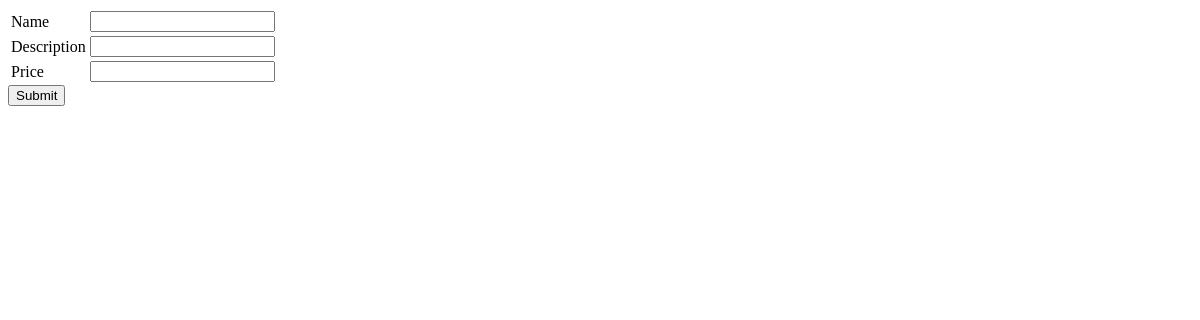
The page /restaurant_admin/ on the database as committed earlier.
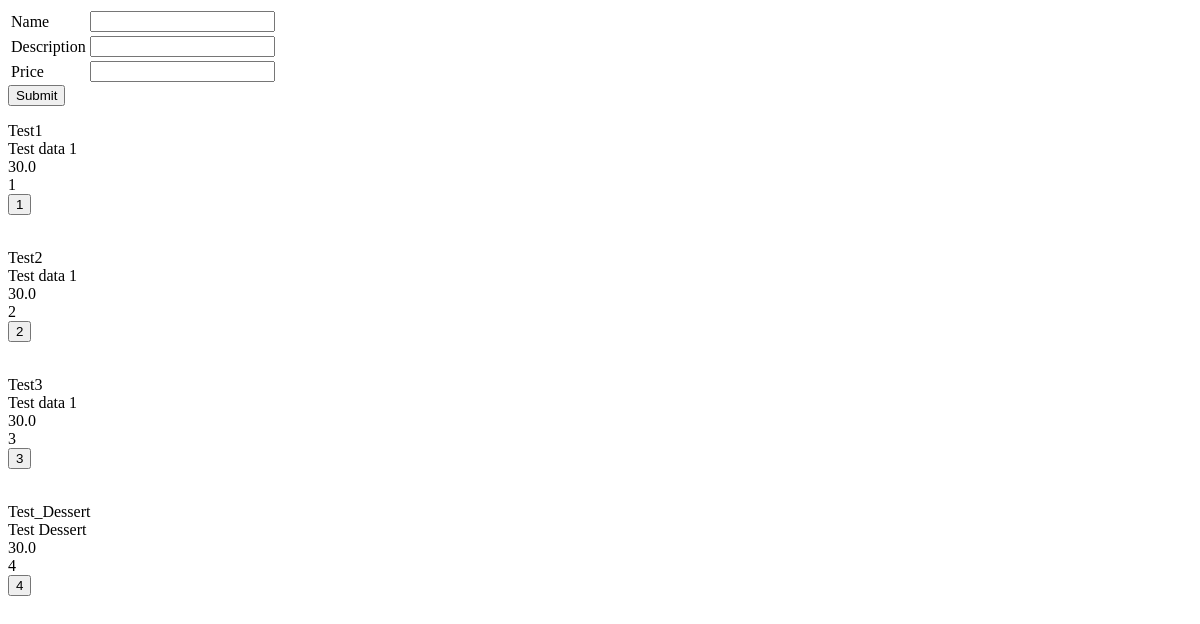
The same page on the database as committed later.
### mcewens/models.py (models this page shows)
class MenuItem(models.Model):
    name = models.CharField(max_length=50)
    CATEGORY_CHOICES = (
        ("Brunch", "Brunch"),
        ("Lunch", "Lunch"),
        ("Dinner", "Dinner"),
        ("Wine and Cocktails", "Wine and Cocktails"),
    )
    category = models.CharField(choices=CATEGORY_CHOICES, max_length=50)
    TYPE_CHOICES = (
        ("Appetizers", "Appetizers"),
        ("Soups/Salads", "Soups/Salads"),
        ("Entrees", "Entrees"),
        ("Desserts", "Desserts"),
        ("Wine", "Wine"),
        ("Cocktails", "Cocktails"),
    )
    item_type = models.CharField(choices=TYPE_CHOICES, max_length=50, default="")
    description = models.CharField(max_length=200, blank=True)
    price = models.FloatField()
    current = models.IntegerField(default=1)
    class Meta:
        unique_together = ("name", "category")

### mcewens/views.py (the view)
# urls.py: path("restaurant_admin/", restaurant_admin, name="restaurant_admin"),
def restaurant_admin(request):
    form = MenuItemForm()
    menuItems = MenuItem.objects.all()
    if request.method == "POST":
        form = MenuItemForm(request.POST)
        name = request.POST.get("name")
        description = request.POST.get("description")
        price = request.POST.get("price")
        create_menu_item(name, description, price)
    context = {"form": form, "menuItems": menuItems}
    return render(request, "restaurantadmin.html", context)

### mcewens/forms.py
class MenuItemForm(forms.ModelForm):
    class Meta:
        model = MenuItem
        fields = [
            "name",
            "price",
            "description",
            "category",
            "item_type",
        ]
        exclude = ["current"]

### mcewens/templates/restaurantadmin.html (shortened to what this page needs)
<div>
  <form method="POST" action="">
    <table>
      <tr>
        <td>{{form.name.label}}</td>
        <td>{{form.name}}</td>
      </tr>
      <tr>
        <td>{{form.description.label}}</td>
        <td>{{form.description}}</td>
      </tr>
      <tr>
        <td>{{form.price.label}}</td>
        <td>{{form.price}}</td>
      </tr>
    </table>
    <input type="submit" />
  </form>
</div>
{%for menuItem in menuItems%}
{{menuItem.name}}</br>
{{menuItem.description}}</br>
{{menuItem.price}}</br>
{{menuItem.id}}</br>
<form action = "" method = "POST">
  <input type="submit" name="delete" value={{menuItem.id}} />
</form>
{%endfor%}

Rows that differ between the two databases and show on the page:
added MenuItem: name "Test1", description "Test data 1", price "30.0", id "1", delete "1"
added MenuItem: name "Test2", description "Test data 1", price "30.0", id "2", delete "2"
added MenuItem: name "Test3", description "Test data 1", price "30.0", id "3", delete "3"
added MenuItem: name "Test_Dessert", description "Test Dessert", price "30.0", id "4", delete "4"
